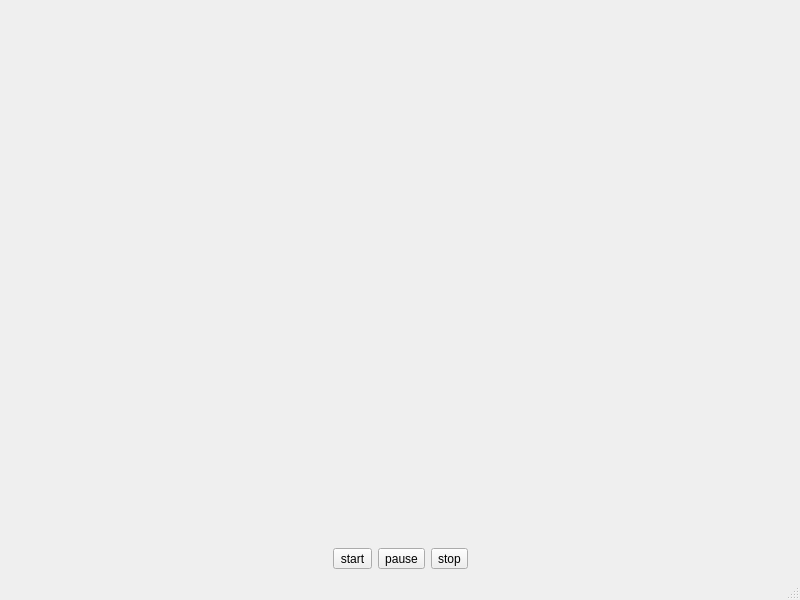
<?xml version="1.0" encoding="UTF-8"?>
<ui version="4.0">
 <class>MainWindow</class>
 <widget class="QMainWindow" name="MainWindow">
  <property name="geometry">
   <rect>
    <x>0</x>
    <y>0</y>
    <width>800</width>
    <height>600</height>
   </rect>
  </property>
  <property name="windowTitle">
   <string>MainWindow</string>
  </property>
  <widget class="QWidget" name="centralwidget">
   <layout class="QVBoxLayout" name="verticalLayout" stretch="1,0">
    <item>
     <widget class="QCustomPlot" name="customPlot" native="true"/>
    </item>
    <item>
     <layout class="QHBoxLayout" name="horizontalLayout">
      <item>
       <spacer name="horizontalSpacer">
        <property name="orientation">
         <enum>Qt::Horizontal</enum>
        </property>
        <property name="sizeHint" stdset="0">
         <size>
          <width>40</width>
          <height>20</height>
         </size>
        </property>
       </spacer>
      </item>
      <item>
       <widget class="QToolButton" name="startBtn">
        <property name="text">
         <string>start</string>
        </property>
        <property name="icon">
         <iconset resource="resources.qrc">
          <normaloff>:/images/images/startBtn.bmp</normaloff>:/images/images/startBtn.bmp</iconset>
        </property>
       </widget>
      </item>
      <item>
       <widget class="QToolButton" name="pauseBtn">
        <property name="text">
         <string>pause</string>
        </property>
        <property name="icon">
         <iconset resource="resources.qrc">
          <normaloff>:/images/images/pauseBtn.bmp</normaloff>:/images/images/pauseBtn.bmp</iconset>
        </property>
       </widget>
      </item>
      <item>
       <widget class="QToolButton" name="stopBtn">
        <property name="text">
         <string>stop</string>
        </property>
        <property name="icon">
         <iconset resource="resources.qrc">
          <normaloff>:/images/images/stopBtn.bmp</normaloff>:/images/images/stopBtn.bmp</iconset>
        </property>
       </widget>
      </item>
      <item>
       <spacer name="horizontalSpacer_2">
        <property name="orientation">
         <enum>Qt::Horizontal</enum>
        </property>
        <property name="sizeHint" stdset="0">
         <size>
          <width>40</width>
          <height>20</height>
         </size>
        </property>
       </spacer>
      </item>
     </layout>
    </item>
   </layout>
  </widget>
  <widget class="QMenuBar" name="menubar">
   <property name="geometry">
    <rect>
     <x>0</x>
     <y>0</y>
     <width>800</width>
     <height>26</height>
    </rect>
   </property>
  </widget>
  <widget class="QStatusBar" name="statusbar"/>
 </widget>
 <customwidgets>
  <customwidget>
   <class>QCustomPlot</class>
   <extends>QWidget</extends>
   <header>qcustomplot.h</header>
   <container>1</container>
  </customwidget>
 </customwidgets>
 <resources>
  <include location="resources.qrc"/>
 </resources>
 <connections/>
</ui>
